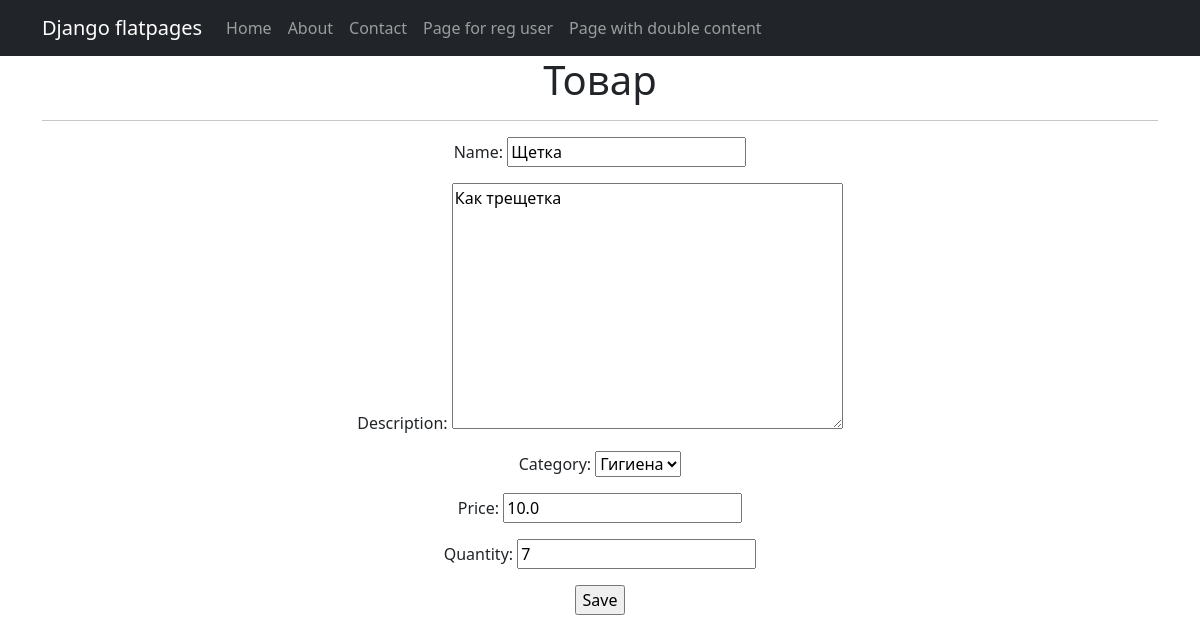
Page /products/1/update/ (signed in) on the earlier database version.
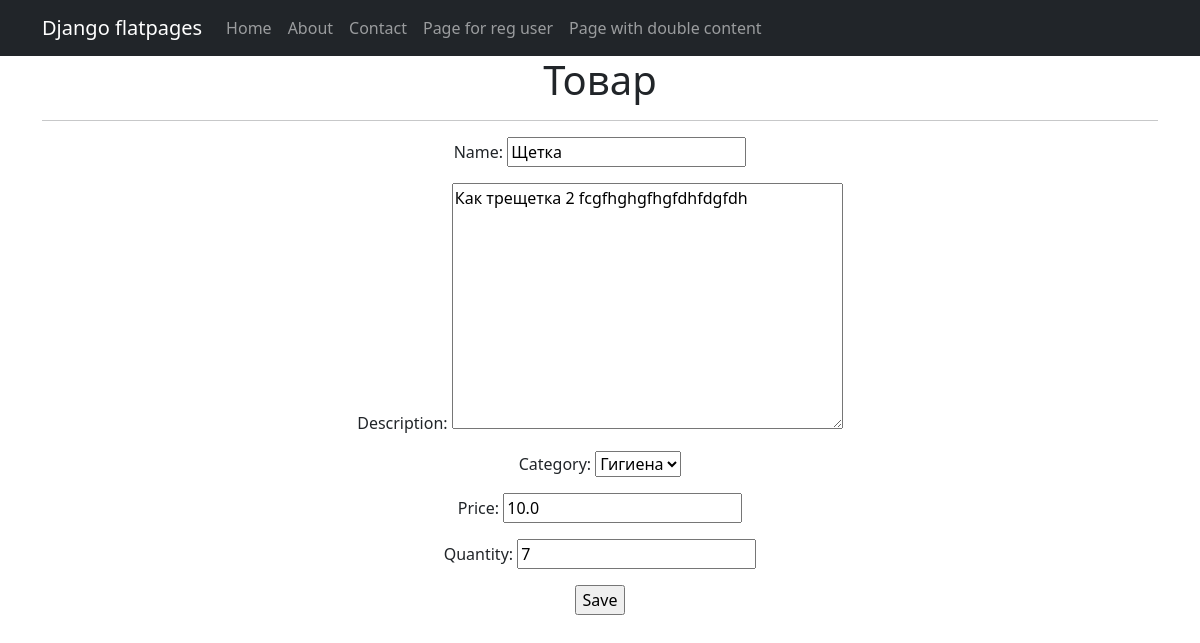
Same page on the later database version.
### simpleapp/models.py (models this page shows, shortened)
class Product(models.Model):
    name = models.CharField(
        max_length=50,
        unique=True, # названия товаров не должны повторяться
    )
    description = models.TextField()
    quantity = models.IntegerField(
        validators=[MinValueValidator(0)],
    )
    category = models.ForeignKey(
        to='Category',
        on_delete=models.CASCADE,
        related_name='products', # все продукты в категории будут доступны через поле products
    )
    price = models.FloatField(
        validators=[MinValueValidator(0.0)],
    )

class Category(models.Model):
    name = models.CharField(max_length=100, unique=True)
    def __str__(self):
        return self.name.title()

### simpleapp/views.py (the view)
# urls.py: path('<int:pk>/update/', ProductUpdate.as_view(), name='product_update'),
class ProductUpdate(PermissionRequiredMixin, UpdateView):
    permission_required = ('simpleapp.change_product',)
    form_class = ProductForm
    model = Product
    template_name = 'product_edit.html'

### simpleapp/forms.py (shortened to what this page needs)
class ProductForm(forms.ModelForm):
    class Meta:
        model = Product
        fields = [
               'name',
               'description',
               'category',
               'price',
               'quantity',
            ]

### templates/product_edit.html (shortened to what this page needs)
{% extends 'flatpages/default.html' %}
{% block content %}
<h1>Товар</h1>
<hr>
<form action="" method="post">
    {{ form.as_p }}
    <input type="submit" value="Save" />
</form>
{% endblock content %}

Differences in the rows shown:
changed Product "Гигиена": description "Как трещетка" → "Как трещетка 2 fcgfhghgfhgfdhfdgfdh"
